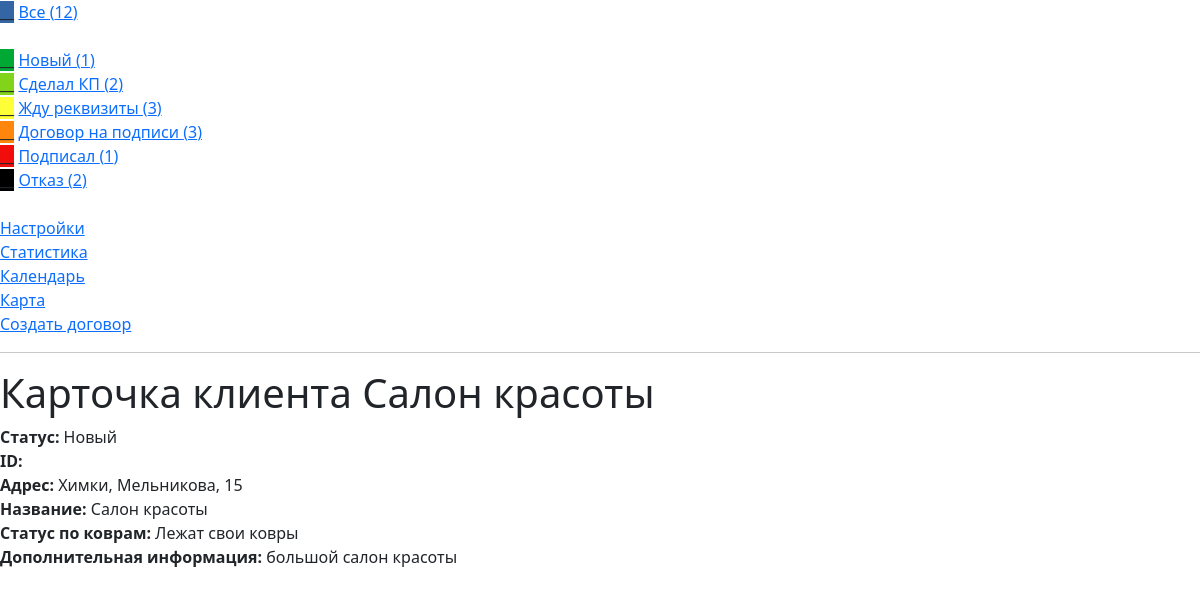
/client/salon-krasoti, run on an earlier commit of the app's database.
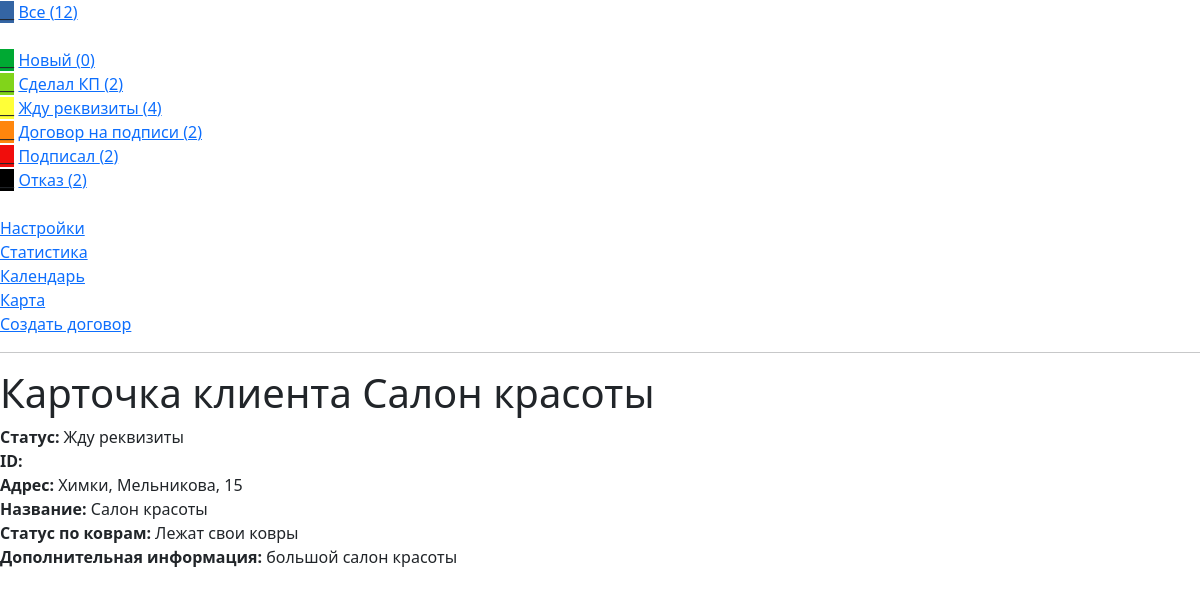
And on a later commit of the database.
### my_crm/models.py (models this page shows, shortened)
class Stages(models.Model):
    title = models.CharField(max_length=20)
    color = models.CharField(max_length=7)
    slug = models.SlugField(default='', null=False, db_index=True)
    class Meta:
        verbose_name = 'Этап продажы'
        verbose_name_plural = 'Этапы продаж'
    def __str__(self):
        return self.title

class Clients(models.Model):
    client_id = models.CharField(max_length=10)
    title = models.CharField(max_length=50)
    address = models.CharField(max_length=150)
    stage_status = models.ForeignKey(Stages, on_delete=models.PROTECT, null=True)
    mat_status = models.ForeignKey(MatStatus, on_delete=models.PROTECT, null=True)
    additionally = models.TextField(max_length=500)
    slug = models.SlugField(default='', null=False, db_index=True)
    class Meta:
        verbose_name = 'Клиент'
        verbose_name_plural = 'Клиенты'

class MatStatus(models.Model):
    title = models.CharField(max_length=50)
    slug = models.SlugField(default='', null=False, db_index=True)
    class Meta:
        verbose_name = 'Статус по коврам'
        verbose_name_plural = 'Статусы по коврам'
    def __str__(self):
        return self.title

### my_crm/views.py (the view)
# urls.py: path('client/<slug:client_slug>', views.client, name='client-page'),
def client(request, client_slug):
    client =Clients.objects.get(slug=client_slug)
    title = Clients.objects.get(slug=client_slug).title
    return render(request, 'my_crm/client.html', {'client': client})

### my_crm/templatetags/my_filter.py (called while the page is built)
@register.filter(name='stage_filter')
def stage_filter(all_clients, stage):
    return all_clients.filter(stage_status=stage)

### my_crm/templates/my_crm/client.html (shortened to what this page needs)
{% extends 'base.html' %}
{% load static %}
{% block content %}
<h1>Карточка клиента {{client.title}}</h1>
<b>Статус: </b> {{client.stage_status}} <br>
<b>ID: </b> {{client.client_id}} <br>
<b>Адрес: </b> {{client.address}} <br>
<b>Название: </b> {{client.title}} <br>
<b>Статус по коврам: </b> {{client.mat_status}} <br>
<b>Дополнительная информация: </b> {{client.additionally}} <br>
{% endblock %}

### my_crm/templates/base.html (shortened to what this page needs)
<!DOCTYPE html>
<html lang="en">
<head>
    {% load static %}
    {% load my_filter %}
    <link rel="stylesheet" href="{% static 'my_crm/css/style.css' %}">
  <link href="https://cdn.jsdelivr.net/npm/bootstrap@5.2.0-beta1/dist/css/bootstrap.min.css" rel="stylesheet">
</head>
<body>
<color style="background-color:#3465A4">__</color>
<a href="{% url 'index-page' %}">Все ({{all_clients|length}})</a><br><br>
{% for stage in all_stages %}
    <color style="background-color:{{stage.color}}">__</color>
    <a href="{% url 'stage-page' stage.slug %}">{{stage.title}} ({{all_clients|stage_filter:stage|length}})</a><br>
{% endfor %}
<br>
<a href="{% url 'settings-page' %}">Настройки</a><br>
<a href="{% url 'statistics-page' %}">Статистика</a><br>
<a href="{% url 'calendar-page' %}">Календарь</a><br>
<a href="{% url 'calendar-page' %}">Карта</a><br>
<a href="">Создать договор</a><br>
<hr>
<content>
    {% block content %}
    {% endblock %}
</content>
</body>
</html>

What changed in the data, as far as the page shows it:
computed for Stages "Новый": all_clients "1" → "0"
computed for Stages "Жду реквизиты": all_clients "3" → "4"
computed for Stages "Договор на подписи": all_clients "3" → "2"
computed for Stages "Подписал": all_clients "1" → "2"
changed Clients "Салон красоты": stage_status "Новый" → "Жду реквизиты"
